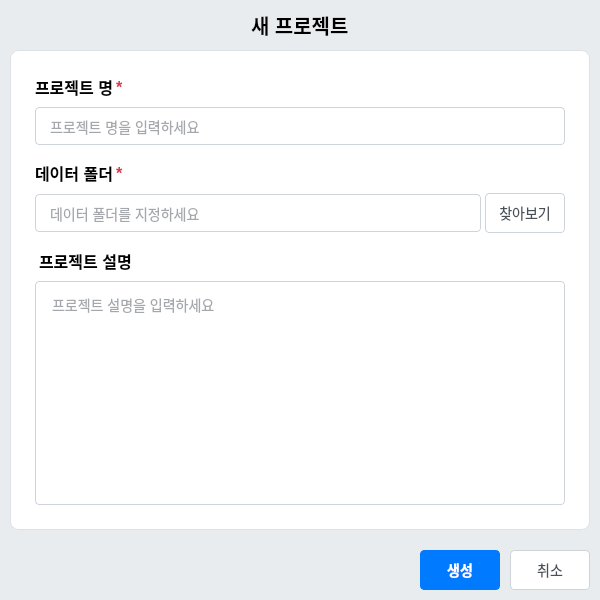
<?xml version="1.0" encoding="UTF-8"?>
<ui version="4.0">
 <class>NewProjectDialog</class>
 <widget class="QMainWindow" name="NewProjectDialog">
  <property name="geometry">
   <rect>
    <x>0</x>
    <y>0</y>
    <width>600</width>
    <height>600</height>
   </rect>
  </property>
  <property name="minimumSize">
   <size>
    <width>600</width>
    <height>600</height>
   </size>
  </property>
  <property name="maximumSize">
   <size>
    <width>600</width>
    <height>600</height>
   </size>
  </property>
  <property name="windowTitle">
   <string>S-DIA - 새 프로젝트</string>
  </property>
  <widget class="QWidget" name="centralwidget">
   <property name="styleSheet">
    <string notr="true">QWidget#centralwidget {
    background-color: #e9ecef;
}
QLabel {
    color: #000000;
    font-size: 14px;
    background-color: transparent;
}
QLineEdit, QTextEdit {
    padding: 8px 12px;
    border: 1px solid #ced4da;
    border-radius: 4px;
    background-color: #ffffff;
    font-size: 14px;
    min-height: 20px;
    color: #495057;
}
QLineEdit:focus, QTextEdit:focus {
    border: 1px solid #80bdff;
    border-color: #80bdff;
    outline: 0;
}
QPushButton {
    color: #495057;
    background-color: #ffffff;
    border: 1px solid #ced4da;
    padding: 8px;
    border-radius: 4px;
    font-size: 14px;
}
QPushButton:hover {
    background-color: #f8f9fa;
}
QPushButton#create_button {
    color: #fff;
    background-color: #007bff;
    border-color: #007bff;
    /* box-shadow: none; */
    font-weight: bold;
}
QPushButton#create_button:hover {
    color: #fff;
    background-color: #0069d9;
    border-color: #0062cc;
}
QPushButton#create_button:pressed {
    background-color: #0062cc;
    border-color: #005cbf;
}
QFrame#form_container {
    background-color: white;
    border-radius: 8px;
    border: 1px solid #dee2e6;
}</string>
   </property>
   <layout class="QVBoxLayout" name="verticalLayout">
    <property name="spacing">
     <number>10</number>
    </property>
    <property name="leftMargin">
     <number>10</number>
    </property>
    <property name="topMargin">
     <number>10</number>
    </property>
    <property name="rightMargin">
     <number>10</number>
    </property>
    <property name="bottomMargin">
     <number>10</number>
    </property>
    <item>
     <widget class="QWidget" name="title_container" native="true">
      <property name="styleSheet">
       <string notr="true">background-color: transparent;</string>
      </property>
      <layout class="QHBoxLayout" name="horizontalLayout">
       <property name="spacing">
        <number>4</number>
       </property>
       <property name="leftMargin">
        <number>0</number>
       </property>
       <property name="topMargin">
        <number>0</number>
       </property>
       <property name="rightMargin">
        <number>0</number>
       </property>
       <property name="bottomMargin">
        <number>0</number>
       </property>
       <item>
        <spacer name="horizontalSpacer_2">
         <property name="orientation">
          <enum>Qt::Orientation::Horizontal</enum>
         </property>
         <property name="sizeHint" stdset="0">
          <size>
           <width>40</width>
           <height>20</height>
          </size>
         </property>
        </spacer>
       </item>
       <item>
        <widget class="QLabel" name="title_label">
         <property name="styleSheet">
          <string notr="true">font-size: 20px;
font-weight: bold;
color: #000000;
background-color: transparent;</string>
         </property>
         <property name="text">
          <string>새 프로젝트</string>
         </property>
        </widget>
       </item>
       <item>
        <spacer name="horizontalSpacer_3">
         <property name="orientation">
          <enum>Qt::Orientation::Horizontal</enum>
         </property>
         <property name="sizeHint" stdset="0">
          <size>
           <width>40</width>
           <height>20</height>
          </size>
         </property>
        </spacer>
       </item>
      </layout>
     </widget>
    </item>
    <item>
     <widget class="QFrame" name="form_container">
      <property name="frameShape">
       <enum>QFrame::Shape::StyledPanel</enum>
      </property>
      <property name="frameShadow">
       <enum>QFrame::Shadow::Raised</enum>
      </property>
      <layout class="QVBoxLayout" name="verticalLayout_2">
       <property name="spacing">
        <number>4</number>
       </property>
       <property name="leftMargin">
        <number>24</number>
       </property>
       <property name="topMargin">
        <number>24</number>
       </property>
       <property name="rightMargin">
        <number>24</number>
       </property>
       <property name="bottomMargin">
        <number>24</number>
       </property>
       <item>
        <widget class="QWidget" name="name_container" native="true">
         <layout class="QHBoxLayout" name="name_layout">
          <property name="spacing">
           <number>2</number>
          </property>
          <property name="leftMargin">
           <number>0</number>
          </property>
          <property name="topMargin">
           <number>0</number>
          </property>
          <property name="rightMargin">
           <number>0</number>
          </property>
          <property name="bottomMargin">
           <number>4</number>
          </property>
          <item>
           <widget class="QLabel" name="name_text">
            <property name="styleSheet">
             <string notr="true">font-size: 16px;
font-weight: bold;</string>
            </property>
            <property name="text">
             <string>프로젝트 명</string>
            </property>
           </widget>
          </item>
          <item>
           <widget class="QLabel" name="name_required">
            <property name="styleSheet">
             <string notr="true">color: #dc3545;
font-size: 16px;
font-weight: bold;</string>
            </property>
            <property name="text">
             <string>*</string>
            </property>
           </widget>
          </item>
          <item>
           <spacer name="name_spacer">
            <property name="orientation">
             <enum>Qt::Orientation::Horizontal</enum>
            </property>
            <property name="sizeHint" stdset="0">
             <size>
              <width>40</width>
              <height>20</height>
             </size>
            </property>
           </spacer>
          </item>
         </layout>
        </widget>
       </item>
       <item>
        <widget class="QLineEdit" name="name_input">
         <property name="placeholderText">
          <string>프로젝트 명을 입력하세요</string>
         </property>
        </widget>
       </item>
       <item>
        <spacer name="spacer1">
         <property name="orientation">
          <enum>Qt::Orientation::Vertical</enum>
         </property>
         <property name="sizeType">
          <enum>QSizePolicy::Policy::Fixed</enum>
         </property>
         <property name="sizeHint" stdset="0">
          <size>
           <width>20</width>
           <height>12</height>
          </size>
         </property>
        </spacer>
       </item>
       <item>
        <widget class="QWidget" name="data_container" native="true">
         <layout class="QHBoxLayout" name="data_title_layout">
          <property name="spacing">
           <number>2</number>
          </property>
          <property name="leftMargin">
           <number>0</number>
          </property>
          <property name="topMargin">
           <number>0</number>
          </property>
          <property name="rightMargin">
           <number>0</number>
          </property>
          <property name="bottomMargin">
           <number>4</number>
          </property>
          <item>
           <widget class="QLabel" name="data_text">
            <property name="styleSheet">
             <string notr="true">font-size: 16px;
font-weight: bold;</string>
            </property>
            <property name="text">
             <string>데이터 폴더</string>
            </property>
           </widget>
          </item>
          <item>
           <widget class="QLabel" name="data_required">
            <property name="styleSheet">
             <string notr="true">color: #dc3545;
font-size: 16px;
font-weight: bold;</string>
            </property>
            <property name="text">
             <string>*</string>
            </property>
           </widget>
          </item>
          <item>
           <spacer name="data_spacer">
            <property name="orientation">
             <enum>Qt::Orientation::Horizontal</enum>
            </property>
            <property name="sizeHint" stdset="0">
             <size>
              <width>40</width>
              <height>20</height>
             </size>
            </property>
           </spacer>
          </item>
         </layout>
        </widget>
       </item>
       <item>
        <layout class="QHBoxLayout" name="data_layout">
         <item>
          <widget class="QLineEdit" name="data_input">
           <property name="placeholderText">
            <string>데이터 폴더를 지정하세요</string>
           </property>
          </widget>
         </item>
         <item>
          <widget class="QPushButton" name="browse_button">
           <property name="minimumSize">
            <size>
             <width>80</width>
             <height>0</height>
            </size>
           </property>
           <property name="maximumSize">
            <size>
             <width>80</width>
             <height>16777215</height>
            </size>
           </property>
           <property name="text">
            <string>찾아보기</string>
           </property>
          </widget>
         </item>
        </layout>
       </item>
       <item>
        <spacer name="spacer2">
         <property name="orientation">
          <enum>Qt::Orientation::Vertical</enum>
         </property>
         <property name="sizeType">
          <enum>QSizePolicy::Policy::Fixed</enum>
         </property>
         <property name="sizeHint" stdset="0">
          <size>
           <width>20</width>
           <height>12</height>
          </size>
         </property>
        </spacer>
       </item>
       <item>
        <widget class="QLabel" name="description_label">
         <property name="styleSheet">
          <string notr="true">font-size: 16px;
font-weight: bold;
margin-bottom: 4px;</string>
         </property>
         <property name="text">
          <string>프로젝트 설명</string>
         </property>
        </widget>
       </item>
       <item>
        <widget class="QTextEdit" name="description_input">
         <property name="minimumSize">
          <size>
           <width>0</width>
           <height>38</height>
          </size>
         </property>
         <property name="maximumSize">
          <size>
           <width>16777215</width>
           <height>400</height>
          </size>
         </property>
         <property name="contextMenuPolicy">
          <enum>Qt::ContextMenuPolicy::CustomContextMenu</enum>
         </property>
         <property name="placeholderText">
          <string>프로젝트 설명을 입력하세요</string>
         </property>
        </widget>
       </item>
      </layout>
     </widget>
    </item>
    <item>
     <layout class="QHBoxLayout" name="button_layout">
      <property name="spacing">
       <number>10</number>
      </property>
      <property name="topMargin">
       <number>10</number>
      </property>
      <item>
       <spacer name="horizontalSpacer">
        <property name="orientation">
         <enum>Qt::Orientation::Horizontal</enum>
        </property>
        <property name="sizeHint" stdset="0">
         <size>
          <width>40</width>
          <height>20</height>
         </size>
        </property>
       </spacer>
      </item>
      <item>
       <widget class="QPushButton" name="create_button">
        <property name="minimumSize">
         <size>
          <width>80</width>
          <height>0</height>
         </size>
        </property>
        <property name="text">
         <string>생성</string>
        </property>
       </widget>
      </item>
      <item>
       <widget class="QPushButton" name="cancel_button">
        <property name="minimumSize">
         <size>
          <width>80</width>
          <height>0</height>
         </size>
        </property>
        <property name="text">
         <string>취소</string>
        </property>
       </widget>
      </item>
     </layout>
    </item>
   </layout>
  </widget>
 </widget>
 <resources/>
 <connections>
  <connection>
   <sender>create_button</sender>
   <signal>clicked()</signal>
   <receiver>NewProjectDialog</receiver>
   <slot>accept()</slot>
   <hints>
    <hint type="sourcelabel">
     <x>20</x>
     <y>20</y>
    </hint>
    <hint type="destinationlabel">
     <x>20</x>
     <y>20</y>
    </hint>
   </hints>
  </connection>
  <connection>
   <sender>cancel_button</sender>
   <signal>clicked()</signal>
   <receiver>NewProjectDialog</receiver>
   <slot>reject()</slot>
   <hints>
    <hint type="sourcelabel">
     <x>20</x>
     <y>20</y>
    </hint>
    <hint type="destinationlabel">
     <x>20</x>
     <y>20</y>
    </hint>
   </hints>
  </connection>
 </connections>
 <slots>
  <slot>accept()</slot>
  <slot>reject()</slot>
 </slots>
</ui>
